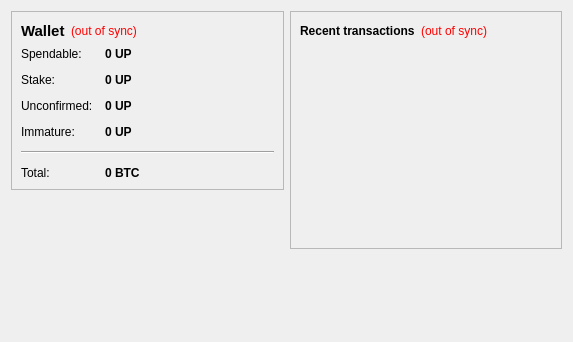
<?xml version="1.0" encoding="UTF-8"?>
<ui version="4.0">
 <class>OverviewPage</class>
 <widget class="QWidget" name="OverviewPage">
  <property name="geometry">
   <rect>
    <x>0</x>
    <y>0</y>
    <width>573</width>
    <height>342</height>
   </rect>
  </property>
  <property name="windowTitle">
   <string>Form</string>
  </property>
  <layout class="QHBoxLayout" name="horizontalLayout" stretch="1,1">
   <item>
    <layout class="QVBoxLayout" name="verticalLayout_2">
     <item>
      <widget class="QFrame" name="frame">
       <property name="frameShape">
        <enum>QFrame::StyledPanel</enum>
       </property>
       <property name="frameShadow">
        <enum>QFrame::Raised</enum>
       </property>
       <layout class="QVBoxLayout" name="verticalLayout_4">
        <item>
         <layout class="QHBoxLayout" name="horizontalLayout_4">
          <item>
           <widget class="QLabel" name="label_5">
            <property name="font">
             <font>
              <pointsize>11</pointsize>
              <weight>75</weight>
              <bold>true</bold>
             </font>
            </property>
            <property name="text">
             <string>Wallet</string>
            </property>
           </widget>
          </item>
          <item>
           <widget class="QLabel" name="labelWalletStatus">
            <property name="toolTip">
             <string>The displayed information may be out of date. Your wallet automatically synchronizes with the UpCoin network after a connection is established, but this process has not completed yet.</string>
            </property>
            <property name="styleSheet">
             <string notr="true">QLabel { color: red; }</string>
            </property>
            <property name="text">
             <string notr="true">(out of sync)</string>
            </property>
            <property name="alignment">
             <set>Qt::AlignLeading|Qt::AlignLeft|Qt::AlignVCenter</set>
            </property>
           </widget>
          </item>
          <item>
           <spacer name="horizontalSpacer_2">
            <property name="orientation">
             <enum>Qt::Horizontal</enum>
            </property>
            <property name="sizeHint" stdset="0">
             <size>
              <width>40</width>
              <height>20</height>
             </size>
            </property>
           </spacer>
          </item>
         </layout>
        </item>
        <item>
         <layout class="QFormLayout" name="formLayout_2">
          <property name="fieldGrowthPolicy">
           <enum>QFormLayout::AllNonFixedFieldsGrow</enum>
          </property>
          <property name="horizontalSpacing">
           <number>12</number>
          </property>
          <property name="verticalSpacing">
           <number>12</number>
          </property>
          <item row="0" column="0">
           <widget class="QLabel" name="label">
            <property name="text">
             <string>Spendable:</string>
            </property>
           </widget>
          </item>
          <item row="0" column="1">
           <widget class="QLabel" name="labelBalance">
            <property name="font">
             <font>
              <weight>75</weight>
              <bold>true</bold>
             </font>
            </property>
            <property name="cursor">
             <cursorShape>IBeamCursor</cursorShape>
            </property>
            <property name="toolTip">
             <string>Your current spendable balance</string>
            </property>
            <property name="text">
             <string notr="true">0 UP</string>
            </property>
            <property name="textInteractionFlags">
             <set>Qt::LinksAccessibleByMouse|Qt::TextSelectableByKeyboard|Qt::TextSelectableByMouse</set>
            </property>
           </widget>
          </item>
          <item row="1" column="0">
           <widget class="QLabel" name="label_6">
            <property name="text">
             <string>Stake:</string>
            </property>
           </widget>
          </item>
          <item row="1" column="1">
           <widget class="QLabel" name="labelStake">
            <property name="font">
             <font>
              <weight>75</weight>
              <bold>true</bold>
             </font>
            </property>
            <property name="cursor">
             <cursorShape>IBeamCursor</cursorShape>
            </property>
            <property name="toolTip">
             <string>Total of coins that was staked, and do not yet count toward the current balance</string>
            </property>
            <property name="text">
             <string notr="true">0 UP</string>
            </property>
            <property name="textInteractionFlags">
             <set>Qt::LinksAccessibleByMouse|Qt::TextSelectableByKeyboard|Qt::TextSelectableByMouse</set>
            </property>
           </widget>
          </item>
          <item row="2" column="0">
           <widget class="QLabel" name="label_3">
            <property name="text">
             <string>Unconfirmed:</string>
            </property>
           </widget>
          </item>
          <item row="2" column="1">
           <widget class="QLabel" name="labelUnconfirmed">
            <property name="font">
             <font>
              <weight>75</weight>
              <bold>true</bold>
             </font>
            </property>
            <property name="cursor">
             <cursorShape>IBeamCursor</cursorShape>
            </property>
            <property name="toolTip">
             <string>Total of transactions that have yet to be confirmed, and do not yet count toward the current balance</string>
            </property>
            <property name="text">
             <string notr="true">0 UP</string>
            </property>
            <property name="textInteractionFlags">
             <set>Qt::LinksAccessibleByMouse|Qt::TextSelectableByKeyboard|Qt::TextSelectableByMouse</set>
            </property>
           </widget>
          </item>
          <item row="3" column="0">
           <widget class="QLabel" name="labelImmatureText">
            <property name="text">
             <string>Immature:</string>
            </property>
           </widget>
          </item>
          <item row="3" column="1">
           <widget class="QLabel" name="labelImmature">
            <property name="font">
             <font>
              <weight>75</weight>
              <bold>true</bold>
             </font>
            </property>
            <property name="toolTip">
             <string>Mined balance that has not yet matured</string>
            </property>
            <property name="text">
             <string notr="true">0 UP</string>
            </property>
            <property name="textInteractionFlags">
             <set>Qt::LinksAccessibleByMouse|Qt::TextSelectableByKeyboard|Qt::TextSelectableByMouse</set>
            </property>
           </widget>
          </item>
          <item row="4" column="0" colspan="2">
           <widget class="Line" name="line">
            <property name="orientation">
             <enum>Qt::Horizontal</enum>
            </property>
           </widget>
          </item>
          <item row="5" column="0">
           <widget class="QLabel" name="labelTotalText">
            <property name="text">
             <string>Total:</string>
            </property>
           </widget>
          </item>
          <item row="5" column="1">
           <widget class="QLabel" name="labelTotal">
            <property name="font">
             <font>
              <weight>75</weight>
              <bold>true</bold>
             </font>
            </property>
            <property name="cursor">
             <cursorShape>IBeamCursor</cursorShape>
            </property>
            <property name="toolTip">
             <string>Your current total balance</string>
            </property>
            <property name="text">
             <string notr="true">0 BTC</string>
            </property>
            <property name="textInteractionFlags">
             <set>Qt::LinksAccessibleByMouse|Qt::TextSelectableByKeyboard|Qt::TextSelectableByMouse</set>
            </property>
           </widget>
          </item>
         </layout>
        </item>
       </layout>
      </widget>
     </item>
     <item>
      <spacer name="verticalSpacer">
       <property name="orientation">
        <enum>Qt::Vertical</enum>
       </property>
       <property name="sizeHint" stdset="0">
        <size>
         <width>20</width>
         <height>40</height>
        </size>
       </property>
      </spacer>
     </item>
     <item>
      <widget class="QLabel" name="label_2">
       <property name="text">
        <string/>
       </property>
       <property name="pixmap">
        <pixmap resource="../bitcoin.qrc">:/icons/miashacoin</pixmap>
       </property>
      </widget>
     </item>
	  <item>
      <widget class="QLabel" name="label_2">
       <property name="autoFillBackground">
        <bool>true</bool>
       </property>
       <property name="text">
        <string/>
       </property>
       <property name="pixmap">
        <pixmap resource="../bitcoin.qrc">:/icons/techbg</pixmap>
       </property>
       <property name="scaledContents">
        <bool>false</bool>
       </property>
       <property name="margin">
        <number>0</number>
       </property>
      </widget>
     </item>
    </layout>
   </item>
   <item>
    <layout class="QVBoxLayout" name="verticalLayout_3">
     <item>
      <widget class="QFrame" name="frame_2">
       <property name="frameShape">
        <enum>QFrame::StyledPanel</enum>
       </property>
       <property name="frameShadow">
        <enum>QFrame::Raised</enum>
       </property>
       <layout class="QVBoxLayout" name="verticalLayout">
        <item>
         <layout class="QHBoxLayout" name="horizontalLayout_2">
          <item>
           <widget class="QLabel" name="label_4">
            <property name="text">
             <string>&lt;b&gt;Recent transactions&lt;/b&gt;</string>
            </property>
           </widget>
          </item>
          <item>
           <widget class="QLabel" name="labelTransactionsStatus">
            <property name="toolTip">
             <string>The displayed information may be out of date. Your wallet automatically synchronizes with the UpCoin network after a connection is established, but this process has not completed yet.</string>
            </property>
            <property name="styleSheet">
             <string notr="true">QLabel { color: red; }</string>
            </property>
            <property name="text">
             <string notr="true">(out of sync)</string>
            </property>
            <property name="alignment">
             <set>Qt::AlignRight|Qt::AlignTrailing|Qt::AlignVCenter</set>
            </property>
           </widget>
          </item>
          <item>
           <spacer name="horizontalSpacer">
            <property name="orientation">
             <enum>Qt::Horizontal</enum>
            </property>
            <property name="sizeHint" stdset="0">
             <size>
              <width>40</width>
              <height>20</height>
             </size>
            </property>
           </spacer>
          </item>
         </layout>
        </item>
        <item>
         <widget class="QListView" name="listTransactions">
          <property name="styleSheet">
           <string notr="true">QListView { background: transparent; }</string>
          </property>
          <property name="frameShape">
           <enum>QFrame::NoFrame</enum>
          </property>
          <property name="verticalScrollBarPolicy">
           <enum>Qt::ScrollBarAlwaysOff</enum>
          </property>
          <property name="horizontalScrollBarPolicy">
           <enum>Qt::ScrollBarAlwaysOff</enum>
          </property>
          <property name="selectionMode">
           <enum>QAbstractItemView::NoSelection</enum>
          </property>
         </widget>
        </item>
       </layout>
      </widget>
     </item>
     <item>
      <spacer name="verticalSpacer_2">
       <property name="orientation">
        <enum>Qt::Vertical</enum>
       </property>
       <property name="sizeHint" stdset="0">
        <size>
         <width>20</width>
         <height>40</height>
        </size>
       </property>
      </spacer>
     </item>
    </layout>
   </item>
  </layout>
 </widget>
 <resources>
  <include location="../bitcoin.qrc"/>
 </resources>
 <connections/>
</ui>
